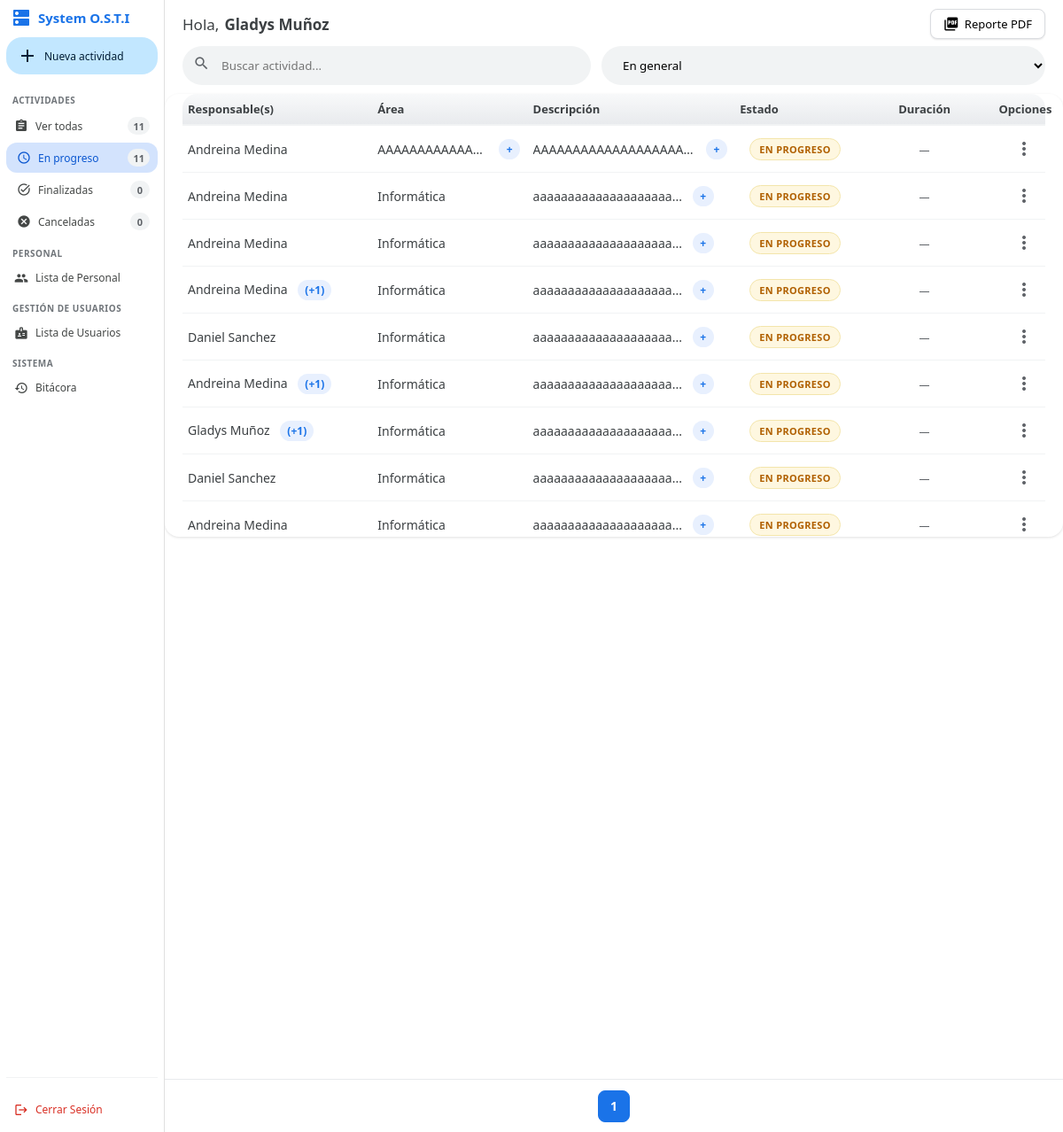
The app's page /dashboard.php?estado=en_progreso (signed in) with its own data.
### tables this page shows
CREATE TABLE `actividades` (
  `id` int(11) NOT NULL,
  `descripcion` text NOT NULL,
  `area` varchar(100) NOT NULL,
  `estado` enum('En progreso','Finalizada','Cancelada') NOT NULL DEFAULT 'En progreso',
  `responsables_data` longtext DEFAULT NULL,
  `fecha_inicio` timestamp NOT NULL DEFAULT current_timestamp(),
  `fecha_fin` datetime DEFAULT NULL,
  `rango_dias` int(11) DEFAULT NULL,
  `fecha_limite` date DEFAULT NULL,
  `recordatorio_enviado` tinyint(1) DEFAULT 0,
  `id_usuario` int(11) DEFAULT NULL,
  `visible` tinyint(1) NOT NULL DEFAULT 1
);

### dashboard.php (the view, shortened to what this page needs)
<?php
include 'includes/config.php';
$filtro_sidebar = $_GET['estado'] ?? 'todos';
$orden_valido = $_GET['orden'] ?? 'general';
$por_pagina = 25;
$pagina_actual = isset($_GET['pagina']) ? max(1, (int) $_GET['pagina']) : 1;
$offset = ($pagina_actual - 1) * $por_pagina;
$where = " WHERE visible = 1";
$ahora = date('Y-m-d 00:00:00');
if ($filtro_sidebar === 'en_progreso') {
    $where .= " AND estado = 'En progreso' AND (fecha_limite IS NULL OR fecha_limite > '{$ahora}')";
} elseif ($filtro_sidebar === 'finalizadas') {
    $where .= " AND estado = 'Finalizada'";
} elseif ($filtro_sidebar === 'canceladas') {
    $where .= " AND estado = 'Cancelada'";
}
$stmtTotal = $conn->prepare("SELECT COUNT(*) AS total FROM actividades{$where}");
$stmtTotal->execute();
$fila_total = $stmtTotal->get_result()->fetch_assoc();
$total_actividades = (int) ($fila_total['total'] ?? 0);
$total_paginas = max(1, (int) ceil($total_actividades / $por_pagina));
$orderBy = 'a.id DESC';
$sql = "SELECT a.*,
               COALESCE(u.nombre_completo, u.username, CONCAT('ID: ', a.id_usuario)) AS usuario_registro
        FROM actividades a
        LEFT JOIN usuarios u ON u.id = a.id_usuario
        {$where}
        ORDER BY {$orderBy}
        LIMIT ? OFFSET ?";
$stmt = $conn->prepare($sql);
$stmt->bind_param('ii', $por_pagina, $offset);
$stmt->execute();
$resultado_actividades = $stmt->get_result();
include 'includes/header.php';
include 'includes/sidebar.php';
?>
<main class="main-content">
    <div class="dashboard-header-top">
        <div class="dashboard-greeting">
            Hola, <strong><?php echo htmlspecialchars($nombre_usuario ?: ($_SESSION['nombre'] ?? 'Usuario')); ?></strong>
        </div>
        <button onclick="abrirModal('modalReportePDF')" data-accion="reporte-pdf" class="btn-reporte-pdf">
            <span class="material-icons" style="font-size: 18px;">picture_as_pdf</span> Reporte PDF
        </button>
    </div>
    <div class="toolbar dashboard-toolbar">
        <div class="search-container dashboard-search">
            <span class="material-icons">search</span>
            <input type="text" id="buscador" oninput="filtrarTabla()" placeholder="Buscar actividad..."
                   class="dashboard-search-input">
        </div>
        <select id="filtroOrden" class="filter-select dashboard-filter-select" onchange="cambiarOrden(this.value)" style="border-radius:24px !important;">
            <option value="general" <?php echo $orden_valido === 'general' ? 'selected' : ''; ?>>En general</option>
        </select>
    </div>
    <div class="tabla-container">
        <table id="miTabla">
            <thead>
                <tr>
                    <th>Responsable(s)</th>
                    <th>Área</th>
                    <th>Descripción</th>
                    <th>Estado</th>
                    <th>Duración</th>
                    <th style="text-align: right;">Opciones</th>
                </tr>
            </thead>
            <tbody>
                <?php if (mysqli_num_rows($resultado_actividades) > 0): ?>
                    <?php while($row = mysqli_fetch_assoc($resultado_actividades)):
                        $responsables = json_decode($row['responsables_data'] ?? '[]', true);
                        $primer = $responsables[0]['nombre'] ?? 'Sin asignar';
                        $total = count($responsables);
                        $estado = $row['estado'] ?: 'En progreso';
                        $clase_estado = 'status-progreso';
                        $descripcion = (string) ($row['descripcion'] ?? '');
                        $area = (string) ($row['area'] ?? '');
                        $area_corta = mb_strlen($area) > 28 ? mb_substr($area, 0, 28) . '...' : $area;
                        $area_completa = htmlspecialchars($area, ENT_QUOTES, 'UTF-8');
                        $descripcion_corta = mb_strlen($descripcion) > 20 ? mb_substr($descripcion, 0, 20) . '...' : $descripcion;
                        $descripcion_completa = htmlspecialchars($descripcion, ENT_QUOTES, 'UTF-8');
                        $duracion = ($estado === 'Finalizada')
                            ? formatearDuracion($row['fecha_inicio'] ?? '', $row['fecha_fin'] ?? null)
                            : '—';
                        $responsables_full = array_map(static function($r) {
                            return $r['nombre'] ?? 'Sin nombre';
                        }, $responsables);
                        $responsables_json_attr = htmlspecialchars(json_encode($responsables_full, JSON_UNESCAPED_UNICODE), ENT_QUOTES, 'UTF-8');
                    ?>
                        <?php
                        $busqueda_completa = mb_strtolower(implode(' ', array_merge(
                            $responsables_full,
                            [$area, $descripcion, $estado, $duracion]
                        )));
                        ?>
                        <tr data-estado="<?php echo htmlspecialchars($estado); ?>" data-row-actividad="<?php echo (int) $row['id']; ?>" data-search="<?php echo htmlspecialchars($busqueda_completa, ENT_QUOTES, 'UTF-8'); ?>">
                            <td class="responsables-cell">
                                <?php echo htmlspecialchars($primer); ?>
                                <?php if($total > 1): ?>
                                    <button type="button" class="btn-responsables-toggle" data-responsables='<?php echo $responsables_json_attr; ?>' style="margin-left:8px;">
                                        (+<?php echo $total - 1; ?>)
                                    </button>
                                <?php endif; ?>
                            </td>
                            <td class="cell-area">
                                <span class="cell-truncate" title="<?php echo $area_completa; ?>"><?php echo htmlspecialchars($area_corta); ?></span>
                                <?php if (mb_strlen($area) > 28): ?>
                                    <button type="button" class="btn-descripcion-expandir" data-descripcion="<?php echo $area_completa; ?>">+</button>
                                <?php endif; ?>
                            </td>
                            <td class="cell-description">
                                <span class="cell-truncate" title="<?php echo $descripcion_completa; ?>"><?php echo htmlspecialchars($descripcion_corta); ?></span>
                                <?php if (mb_strlen($descripcion) > 20): ?>
                                    <button type="button" class="btn-descripcion-expandir" data-descripcion="<?php echo $descripcion_completa; ?>">+</button>
                                <?php endif; ?>
                            </td>
                            <td style="text-align:center;">
                                <span class="status-pill <?php echo $clase_estado; ?>">
                                    <?php echo htmlspecialchars($estado); ?>
                                </span>
                            </td>
                            <td class="cell-duracion" style="text-align:center;">
                                <span class="duracion-texto"><?php echo htmlspecialchars($duracion); ?></span>
                            </td>
                            <td style="text-align: right; overflow: visible;">
                                <div class="opciones-menu">
                                    <span class="material-icons btn-opciones" data-act-id="<?php echo (int) $row['id']; ?>" role="button" tabindex="0" aria-label="Abrir opciones de actividad" aria-expanded="false">more_vert</span>
                                </div>
                            </td>
                        </tr>
                    <?php endwhile; ?>
                <?php endif; ?>
            </tbody>
        </table>
    </div>
    <div class="paginacion-actividades" aria-label="Paginación de actividades">
        <?php for ($p = 1; $p <= $total_paginas; $p++): ?>
            <a href="dashboard.php?estado=<?php echo urlencode($filtro_sidebar); ?>&orden=<?php echo urlencode($orden_valido); ?>&pagina=<?php echo $p; ?>" class="pagina-cuadro <?php echo ($p === $pagina_actual) ? 'activa' : ''; ?>">
                <?php echo $p; ?>
            </a>
        <?php endfor; ?>
    </div>
</main>

### assets/css/professional-ux.css (style rules this page uses)
.btn-save, .btn-cancel, .btn-reporte-pdf { transition: all 0.2s cubic-bezier(0.4, 0, 0.2, 1); box-shadow: 0 1px 2px rgba(0,0,0,0.1); }
.tabla-container { border-radius: 12px; overflow-y: auto; overflow-x: hidden; max-height: 500px; min-height: 250px; box-shadow: 0 1px 3px rgba(0,0,0,0.12); padding-bottom: 120px; min-height: 300px; }
.tabla-container table { border-collapse: collapse; table-layout: fixed; width: 100%; }
.tabla-container th:nth-child(1), .tabla-container td:nth-child(1) { width: 22%; }
.tabla-container th:nth-child(2), .tabla-container td:nth-child(2) { width: 18%; }
.tabla-container th:nth-child(3), .tabla-container td:nth-child(3) { width: 32%; }
.tabla-container th:nth-child(4), .tabla-container td:nth-child(4) { width: 14%; }
.tabla-container thead { background: linear-gradient(to bottom, #f8f9fa, #e8eaed); }
.tabla-container tbody tr { transition: background-color 0.15s ease; }
.status-pill { font-size: 11px; font-weight: 600; letter-spacing: 0.3px; text-transform: uppercase; transition: all 0.2s ease; }
.paginacion-actividades { height: 60px !important; min-height: 60px !important; padding: 0 20px !important; display: flex !important; align-items: center !important; justify-content: center !important; flex-wrap: nowrap !important; overflow-x: auto !important; overflow-y: hidden !important; }
.pagina-cuadro { font-weight: 500; transition: all 0.2s cubic-bezier(0.4, 0, 0.2, 1); flex-shrink: 0; }
.btn-responsables-toggle, .btn-descripcion-expandir { transition: all 0.2s ease; }
.dashboard-search-input { transition: all 0.2s ease; }
.dashboard-filter-select { transition: all 0.2s ease; }
.dashboard-greeting { color: #202124; }
.status-progreso { background: #fef7e0; color: #b06000; border: 1px solid #f3e5ab; }

### records on screen
actividades: responsables_data "Andreina Medina", area "AAAAAAAAAAAA…", descripcion "AAAAAAAAAAAAAAAAAAA…", estado "EN PROGRESO", estado "—"
actividades: responsables_data "Andreina Medina", area "Informática", descripcion "aaaaaaaaaaaaaaaaaaaa...", estado "EN PROGRESO", estado "—"
actividades: responsables_data "Andreina Medina", area "Informática", descripcion "aaaaaaaaaaaaaaaaaaaa...", estado "EN PROGRESO", estado "—"
actividades: responsables_data "Andreina Medina", $total-1 "1", area "Informática", descripcion "aaaaaaaaaaaaaaaaaaaa...", estado "EN PROGRESO", estado "—"
actividades: responsables_data "Daniel Sanchez", area "Informática", descripcion "aaaaaaaaaaaaaaaaaaaa...", estado "EN PROGRESO", estado "—"
actividades: responsables_data "Andreina Medina", $total-1 "1", area "Informática", descripcion "aaaaaaaaaaaaaaaaaaaa...", estado "EN PROGRESO", estado "—"
actividades: responsables_data "Gladys Muñoz", $total-1 "1", area "Informática", descripcion "aaaaaaaaaaaaaaaaaaaa...", estado "EN PROGRESO", estado "—"
actividades: responsables_data "Daniel Sanchez", area "Informática", descripcion "aaaaaaaaaaaaaaaaaaaa...", estado "EN PROGRESO", estado "—"
actividades: responsables_data "Andreina Medina", area "Informática", descripcion "aaaaaaaaaaaaaaaaaaaa...", estado "EN PROGRESO", estado "—"

### other values on screen
$total_todas "11"
$total_progreso "11"
$total_finalizadas "0"
$total_canceladas "0"
$nombre_usuario ?: ($_SESSION['nombre'] ?? 'Usuario') "Gladys Muñoz"
